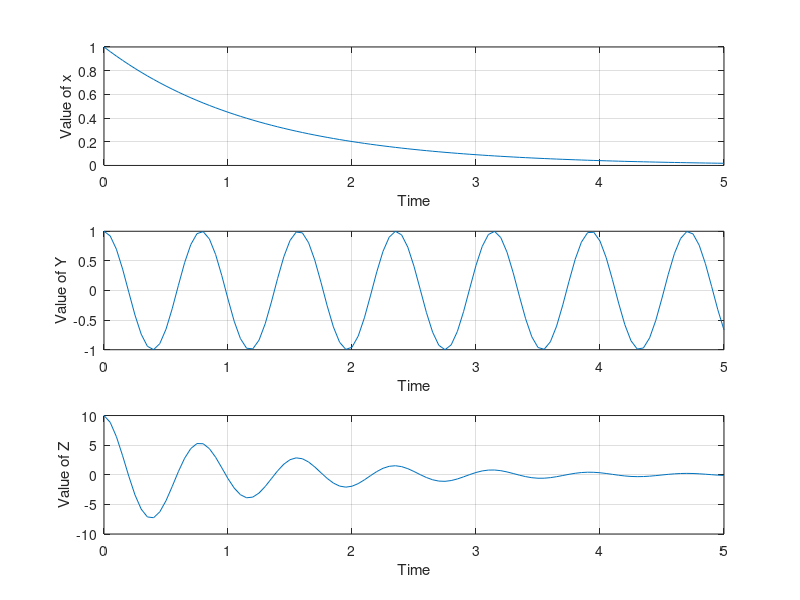

Write MATLAB code to recreate this figure.
clc;
clear;
close all;

t=0:0.05:5;
x=exp(-0.8*t);
y=cos(8*t);
z=10.*x.*y;

subplot(3, 1, 1), plot(t, x);
xlabel('Time');
ylabel('Value of x');
grid on;
subplot(3, 1, 2), plot(t, y);
xlabel('Time');
ylabel('Value of Y');
grid on;
subplot(3, 1, 3), plot(t, z);
xlabel('Time');
ylabel('Value of Z');
grid on;
